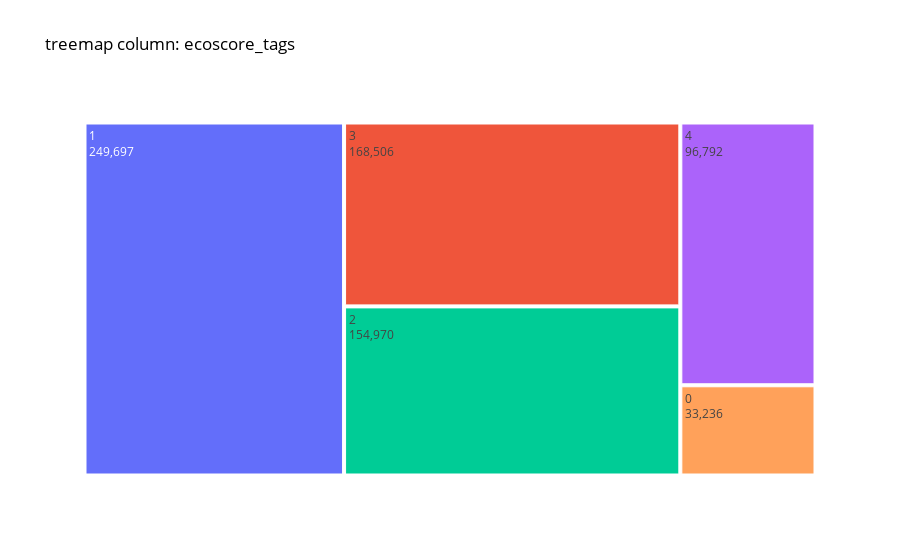
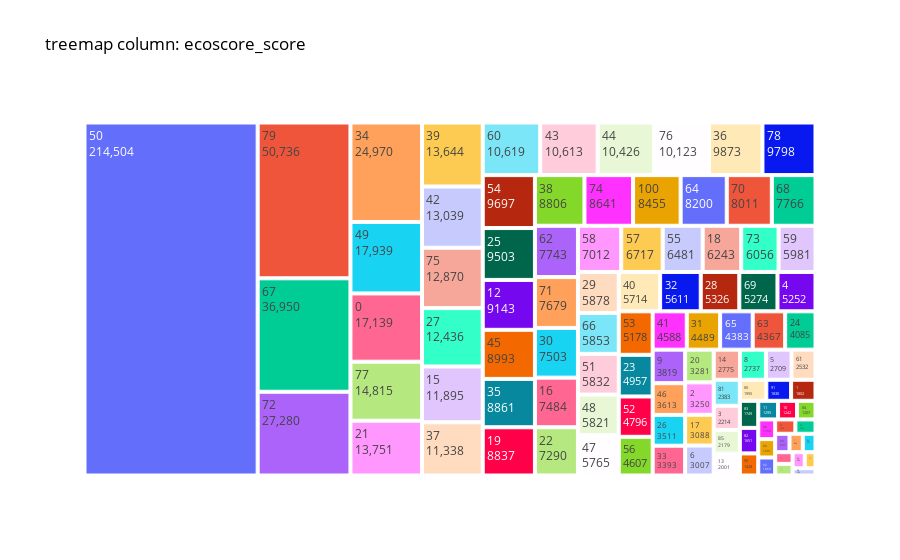
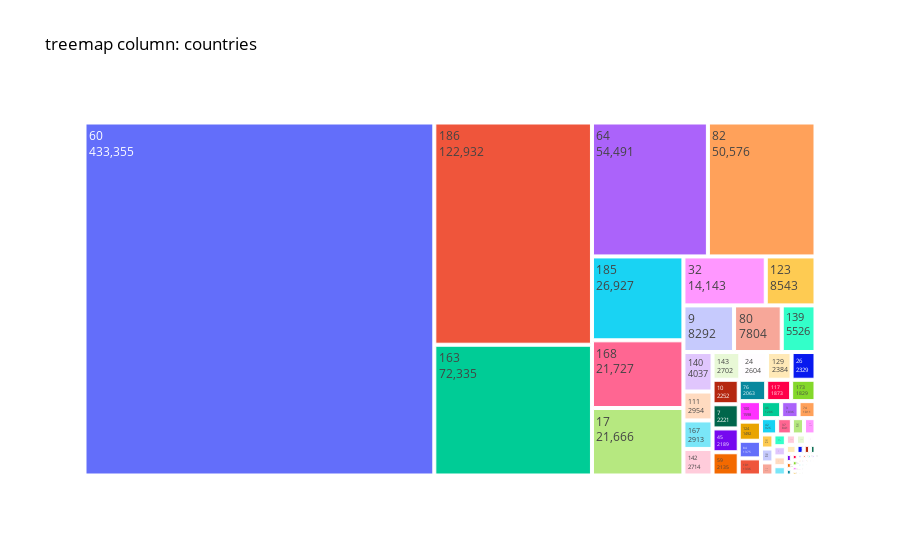
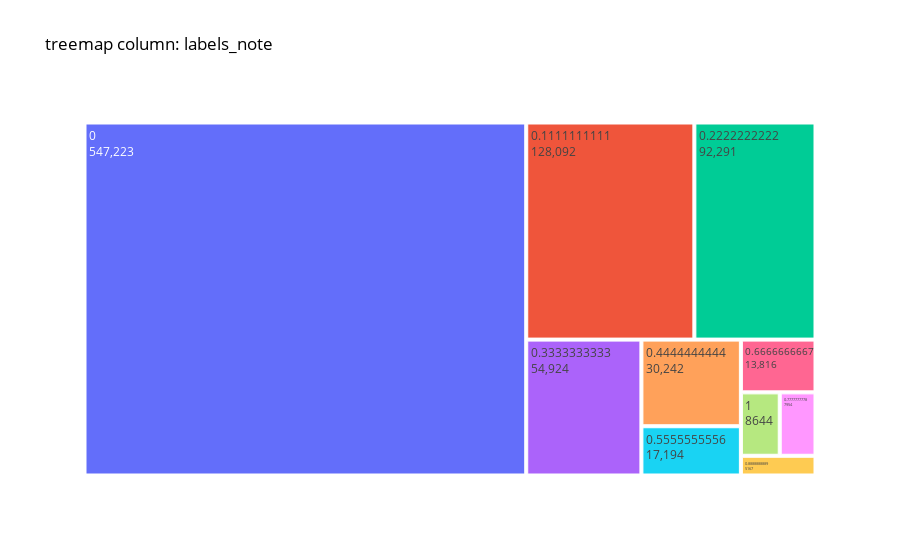

Notebook code for these charts, in order:
### Code cell
colonnes_a_travailler = ['ecoscore_tags', 'ecoscore_score', 'countries', 'labels_note', 'groups']  
df = load_jsonl_to_dataframe(file_path)
for column in colonnes_a_travailler:
    create_treemap_for_column(df, column)

### Figure 1 — Plotly figure (JSON) as saved in the notebook; plotly's stock layout.template omitted (floating-point values rounded to 4 significant figures)
{"data": [{"labels": [1, 3, 2, 4, 0], "parents": ["", "", "", "", ""], "textinfo": "label+value", "type": "treemap", "values": [249697, 168506, 154970, 96792, 33236]}], "layout": {"font": {"color": "black"}, "paper_bgcolor": "white", "plot_bgcolor": "white", "title": {"text": "treemap column: ecoscore_tags"}}}

### Figure 2 — Plotly figure (JSON) as saved in the notebook; plotly's stock layout.template omitted (floating-point values rounded to 4 significant figures)
{"data": [{"labels": [50, 79, 67, 72, 34, 49, 0, 77, 21, 39, 42, 75, 27, 15, 37, 60, 43, 44, 76, 36, 78, 54, 25, 12, 45, 35, 19, 38, 74, 100, 64, 70, 68, 62, 71, 30, 16, 22, 58, 57, 55, 18, 73, 59, 29, 66, 51, 48, 47, 40, 32, 28, 69, 4, 53, 23, 52, 56, 41, 31, 65, 63, 24, 9, 46, 26, 33, 20, 2, 17, 6, 14, 8, 5, 61, 81, 3, 85, 13, 80, 91, 1, 83, 82, 90, 11, 10, 84, 88, 89, 92, 94, 87, 93, 7, 86, 96, 95, 99, 97, 98], "parents": ["", "", "", "", "", "", "", "", "", "", "", "", "", "", "", "", "", "", "", "", "", "", "", "", "", "", "", "", "", "", "", "", "", "", "", "", "", "", "", "", "", "", "", "", "", "", "", "", "", "", "", "", "", "", "", "", "", "", "", "", "", "", "", "", "", "", "", "", "", "", "", "", "", "", "", "", "", "", "", "", "", "", "", "", "", "", "", "", "", "", "", "", "", "", "", "", "", "", "", "", ""], "textinfo": "label+value", "type": "treemap", "values": [214504, 50736, 36950, 27280, 24970, 17939, 17139, 14815, 13751, 13644, 13039, 12870, 12436, 11895, 11338, 10619, 10613, 10426, 10123, 9873, 9798, 9697, 9503, 9143, 8993, 8861, 8837, 8806, 8641, 8455, 8200, 8011, 7766, 7743, 7679, 7503, 7484, 7290, 7012, 6717, 6481, 6243, 6056, 5981, 5878, 5853, 5832, 5821, 5765, 5714, 5611, 5326, 5274, 5252, 5178, 4957, 4796, 4607, 4588, 4489, 4383, 4367, 4085, 3819, 3613, 3511, 3393, 3281, 3250, 3088, 3007, 2775, 2737, 2709, 2532, 2383, 2214, 2179, 2001, 1955, 1830, 1802, 1749, 1651, 1428, 1295, 1242, 1207, 1169, 1091, 1069, 1016, 1012, 927, 860, 822, 712, 710, 685, 604, 583]}], "layout": {"font": {"color": "black"}, "paper_bgcolor": "white", "plot_bgcolor": "white", "title": {"text": "treemap column: ecoscore_score"}}}

### Figure 3 — Plotly figure (JSON) as saved in the notebook; plotly's stock layout.template omitted (floating-point values rounded to 4 significant figures)
{"data": [{"labels": [60, 186, 163, 64, 82, 185, 168, 17, 32, 123, 9, 80, 139, 140, 111, 167, 142, 143, 24, 129, 26, 10, 7, 45, 59, 76, 117, 173, 100, 124, 84, 101, 46, 3, 74, 42, 37, 161, 66, 151, 156, 178, 35, 153, 138, 81, 179, 184, 77, 21, 183, 157, 141, 104, 91, 79, 158, 51, 55, 137, 43, 75, 95, 63, 16, 44, 170, 36, 131, 41, 134, 152, 192, 110, 133, 50, 113, 107, 49, 4, 191, 78, 86, 2, 30, 31, 52, 98, 128, 27, 25, 57, 22, 73, 136, 13, 105, 85, 8, 166, 1, 94, 160, 68, 188, 127, 187, 14, 115, 164, 65, 114, 11, 61, 12, 169, 119, 116, 193, 194, 20, 58, 83, 71, 120, 130, 92, 122], "parents": ["", "", "", "", "", "", "", "", "", "", "", "", "", "", "", "", "", "", "", "", "", "", "", "", "", "", "", "", "", "", "", "", "", "", "", "", "", "", "", "", "", "", "", "", "", "", "", "", "", "", "", "", "", "", "", "", "", "", "", "", "", "", "", "", "", "", "", "", "", "", "", "", "", "", "", "", "", "", "", "", "", "", "", "", "", "", "", "", "", "", "", "", "", "", "", "", "", "", "", "", "", "", "", "", "", "", "", "", "", "", "", "", "", "", "", "", "", "", "", "", "", "", "", "", "", "", "", ""], "textinfo": "label+value", "type": "treemap", "values": [433355, 122932, 72335, 54491, 50576, 26927, 21727, 21666, 14143, 8543, 8292, 7804, 5526, 4037, 2954, 2913, 2714, 2702, 2604, 2384, 2329, 2252, 2221, 2189, 2135, 2063, 1873, 1829, 1598, 1492, 1375, 1336, 1206, 1036, 1011, 926, 841, 697, 655, 616, 609, 572, 513, 444, 427, 406, 368, 364, 350, 340, 231, 201, 173, 170, 140, 139, 129, 127, 100, 87, 83, 82, 78, 73, 63, 61, 60, 58, 55, 55, 47, 45, 43, 40, 35, 30, 28, 25, 25, 24, 22, 21, 21, 20, 17, 17, 16, 16, 15, 13, 13, 11, 10, 9, 8, 8, 8, 8, 8, 7, 7, 7, 5, 5, 4, 4, 4, 3, 3, 3, 3, 3, 3, 2, 2, 2, 2, 2, 1, 1, 1, 1, 1, 1, 1, 1, 1, 1]}], "layout": {"font": {"color": "black"}, "paper_bgcolor": "white", "plot_bgcolor": "white", "title": {"text": "treemap column: countries"}}}

### Figure 4 — Plotly figure (JSON) as saved in the notebook; plotly's stock layout.template omitted (floating-point values rounded to 4 significant figures)
{"data": [{"labels": [0, 0.1111, 0.2222, 0.3333, 0.4444, 0.5556, 0.6667, 1, 0.7778, 0.8889], "parents": ["", "", "", "", "", "", "", "", "", ""], "textinfo": "label+value", "type": "treemap", "values": [547223, 128092, 92291, 54924, 30242, 17194, 13816, 8644, 7954, 5167]}], "layout": {"font": {"color": "black"}, "paper_bgcolor": "white", "plot_bgcolor": "white", "title": {"text": "treemap column: labels_note"}}}
